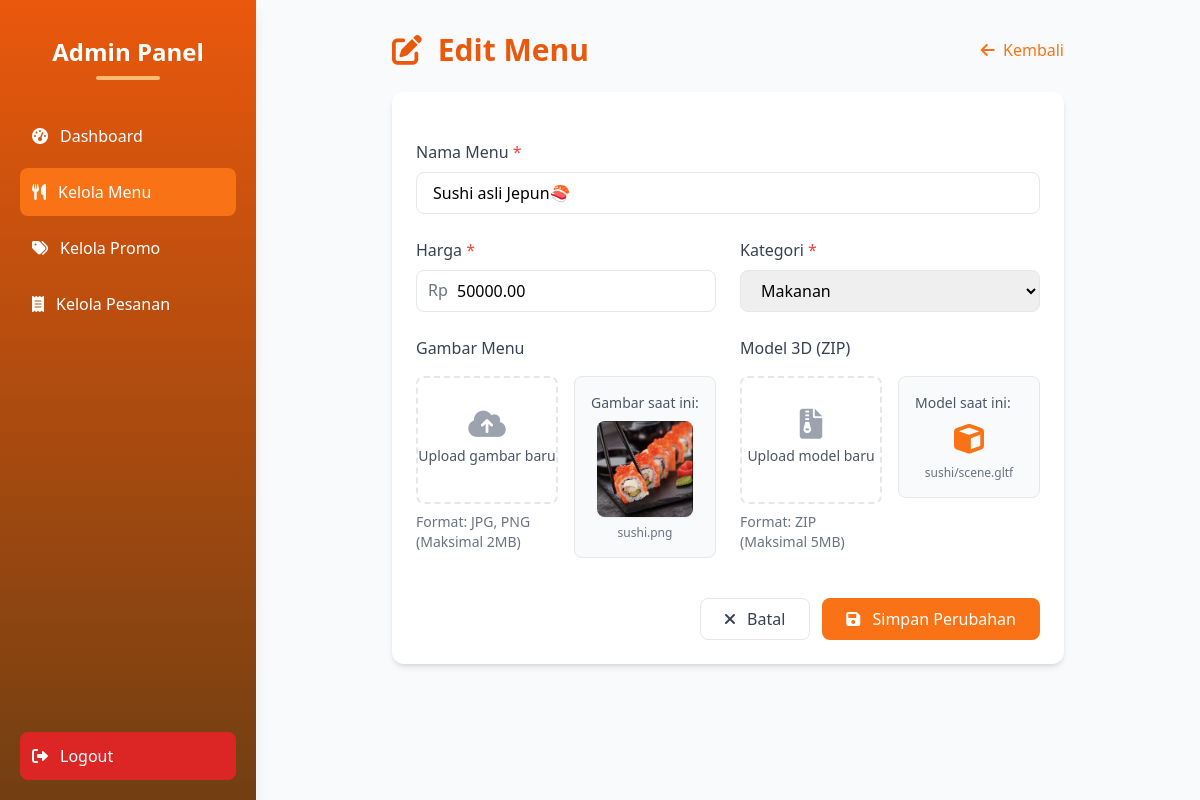
The app's page /admin/edit_menu.php?id=1 (signed in) with its own data.
### tables this page shows
CREATE TABLE `menu` (
  `id_menu` int NOT NULL,
  `nama_menu` varchar(255) NOT NULL,
  `kategori_menu` enum('makanan','minuman','dessert') NOT NULL,
  `harga` decimal(10,2) NOT NULL,
  `gambar` varchar(255) NOT NULL,
  `model_3d` varchar(255) DEFAULT NULL,
  `created_at` datetime NOT NULL DEFAULT CURRENT_TIMESTAMP,
  `updated_at` datetime DEFAULT NULL ON UPDATE CURRENT_TIMESTAMP,
  `harga_promo` int DEFAULT NULL
);

### admin/edit_menu.php (the view, shortened to what this page needs)
<?php
include '../config/db.php';
if (isset($_GET['id'])) {
    $id_menu = (int)$_GET['id'];
    $stmt = $conn->prepare("SELECT * FROM menu WHERE id_menu = ?");
    $stmt->bind_param("i", $id_menu);
    $stmt->execute();
    $result = $stmt->get_result();
    $menu = $result->fetch_assoc();
}
?>
<!DOCTYPE html>
<html lang="id">
<head>
    <script src="https://cdn.tailwindcss.com"></script>
    <link rel="stylesheet" href="https://cdnjs.cloudflare.com/ajax/libs/font-awesome/6.0.0/css/all.min.css">
</head>
<body class="bg-gray-50 min-h-screen flex">
    <div class="h-screen w-64 bg-gradient-to-b from-orange-600 to-yellow-900 text-white p-5 shadow-lg fixed flex flex-col">
        <div class="text-center mb-8 pt-4">
            <h2 class="text-2xl font-bold mb-2">Admin Panel</h2>
            <div class="w-16 h-1 bg-orange-300 mx-auto rounded-full"></div>
        </div>
        <nav class="flex-1">
            <ul class="space-y-2">
                <li>
                    <a href="dashboard.php" class="flex items-center p-3 rounded-lg hover:bg-orange-500 transition-colors">
                        <i class="fas fa-tachometer-alt mr-3"></i> Dashboard
                    </a>
                </li>
                <li>
                    <a href="menu.php" class="flex items-center p-3 rounded-lg bg-orange-500 transition-colors">
                        <i class="fas fa-utensils mr-3"></i> Kelola Menu
                    </a>
                </li>
                <li>
                    <a href="promos.php" class="flex items-center p-3 rounded-lg hover:bg-orange-500 transition-colors">
                        <i class="fas fa-tags mr-3"></i> Kelola Promo
                    </a>
                </li>
                <li>
                    <a href="order.php" class="flex items-center p-3 rounded-lg hover:bg-orange-500 transition-colors">
                        <i class="fas fa-receipt mr-3"></i> Kelola Pesanan
                    </a>
                </li>
            </ul>
        </nav>
        <a href="logout.php" class="flex items-center p-3 rounded-lg bg-red-600 hover:bg-red-700 transition-colors">
            <i class="fas fa-sign-out-alt mr-3"></i> Logout
        </a>
    </div>
    <div class="flex-1 ml-64 p-8">
        <div class="max-w-2xl mx-auto">
            <div class="flex justify-between items-center mb-6">
                <h1 class="text-3xl font-bold text-orange-600">
                    <i class="fas fa-edit mr-2"></i> Edit Menu
                </h1>
                <a href="menu.php" class="text-orange-500 hover:text-orange-700">
                    <i class="fas fa-arrow-left mr-1"></i> Kembali
                </a>
            </div>
            <div class="bg-white rounded-xl shadow-md overflow-hidden">
                <form method="POST" enctype="multipart/form-data" class="p-6 space-y-6">
                    <div class="space-y-2">
                        <label class="block text-gray-700 font-medium">Nama Menu <span class="text-red-500">*</span></label>
                        <input type="text" name="nama_menu" value="<?= htmlspecialchars($menu['nama_menu']) ?>"
                               class="w-full px-4 py-2 border rounded-lg focus:ring-2 focus:ring-orange-300 focus:border-orange-300" required>
                    </div>
                    <div class="grid grid-cols-1 md:grid-cols-2 gap-6">
                        <div class="space-y-2">
                            <label class="block text-gray-700 font-medium">Harga <span class="text-red-500">*</span></label>
                            <div class="relative">
                                <span class="absolute left-3 top-2 text-gray-500">Rp</span>
                                <input type="number" name="harga" value="<?= $menu['harga'] ?>"
                                       class="w-full px-10 py-2 border rounded-lg focus:ring-2 focus:ring-orange-300 focus:border-orange-300" required>
                            </div>
                        </div>
                        <div class="space-y-2">
                            <label class="block text-gray-700 font-medium">Kategori <span class="text-red-500">*</span></label>
                            <select name="kategori_menu" class="w-full px-4 py-2 border rounded-lg focus:ring-2 focus:ring-orange-300 focus:border-orange-300" required>
                                <option value="makanan" <?= $menu['kategori_menu'] == 'makanan' ? 'selected' : '' ?>>Makanan</option>
                            </select>
                        </div>
                    </div>
                    <div class="grid grid-cols-1 md:grid-cols-2 gap-6">
                        <div class="space-y-4">
                            <label class="block text-gray-700 font-medium">Gambar Menu</label>
                            <div class="flex flex-col md:flex-row gap-4">
                                <div class="flex-1">
                                    <div class="flex items-center justify-center w-full">
                                        <label class="flex flex-col w-full h-32 border-2 border-dashed rounded-lg hover:bg-gray-50 hover:border-orange-300 transition-all">
                                            <div class="flex flex-col items-center justify-center pt-7">
                                                <i class="fas fa-cloud-upload-alt text-3xl text-gray-400"></i>
                                                <p class="pt-1 text-sm text-gray-600">Upload gambar baru</p>
                                            </div>
                                        </label>
                                    </div>
                                    <p class="text-sm text-gray-500 mt-2">Format: JPG, PNG (Maksimal 2MB)</p>
                                </div>
                                <div class="flex-1">
                                    <div class="border rounded-lg p-4 bg-gray-50">
                                        <p class="text-sm text-gray-600 mb-2">Gambar saat ini:</p>
                                        <img src="../assets/images/<?= htmlspecialchars($menu['gambar']) ?>" class="max-h-24 mx-auto rounded-lg shadow-sm">
                                        <p class="text-xs text-center text-gray-500 mt-2 truncate"><?= htmlspecialchars($menu['gambar']) ?></p>
                                    </div>
                                </div>
                            </div>
                        </div>
                        <div class="space-y-4">
                            <label class="block text-gray-700 font-medium">Model 3D (ZIP)</label>
                            <div class="flex flex-col md:flex-row gap-4">
                                <div class="flex-1">
                                    <div class="flex items-center justify-center w-full">
                                        <label class="flex flex-col w-full h-32 border-2 border-dashed rounded-lg hover:bg-gray-50 hover:border-orange-300 transition-all">
                                            <div class="flex flex-col items-center justify-center pt-7">
                                                <i class="fas fa-file-archive text-3xl text-gray-400"></i>
                                                <p class="pt-1 text-sm text-gray-600">Upload model baru</p>
                                            </div>
                                        </label>
                                    </div>
                                    <p class="text-sm text-gray-500 mt-2">Format: ZIP (Maksimal 5MB)</p>
                                </div>
                                <div class="flex-1">
                                    <div class="border rounded-lg p-4 bg-gray-50">
                                        <p class="text-sm text-gray-600 mb-2">Model saat ini:</p>
                                        <?php if (!empty($menu['model_3d'])): ?>
                                            <div class="text-center">
                                                <i class="fas fa-cube text-3xl text-orange-500"></i>
                                                <p class="text-xs text-center text-gray-500 mt-2 truncate"><?= htmlspecialchars($menu['model_3d']) ?></p>
                                            </div>
                                        <?php else: ?>
                                            <div class="text-center text-gray-400 text-sm">
                                                <i class="fas fa-cube"></i> Tidak ada model
                                            </div>
                                        <?php endif; ?>
                                    </div>
                                </div>
                            </div>
                        </div>
                    </div>
                    <div class="flex justify-end space-x-3 pt-4">
                        <a href="menu.php" class="px-6 py-2 border rounded-lg text-gray-700 hover:bg-gray-100 transition-colors">
                            <i class="fas fa-times mr-2"></i> Batal
                        </a>
                        <button type="submit" name="update" class="px-6 py-2 bg-orange-500 text-white rounded-lg hover:bg-orange-600 transition-colors">
                            <i class="fas fa-save mr-2"></i> Simpan Perubahan
                        </button>
                    </div>
                </form>
            </div>
        </div>
    </div>
</body>
</html>

### records on screen
menu: nama_menu "Sushi asli Jepun🍣", harga "50000.00", kategori_menu "Makanan", gambar (picture), gambar "sushi.png", model_3d "sushi/scene.gltf"
